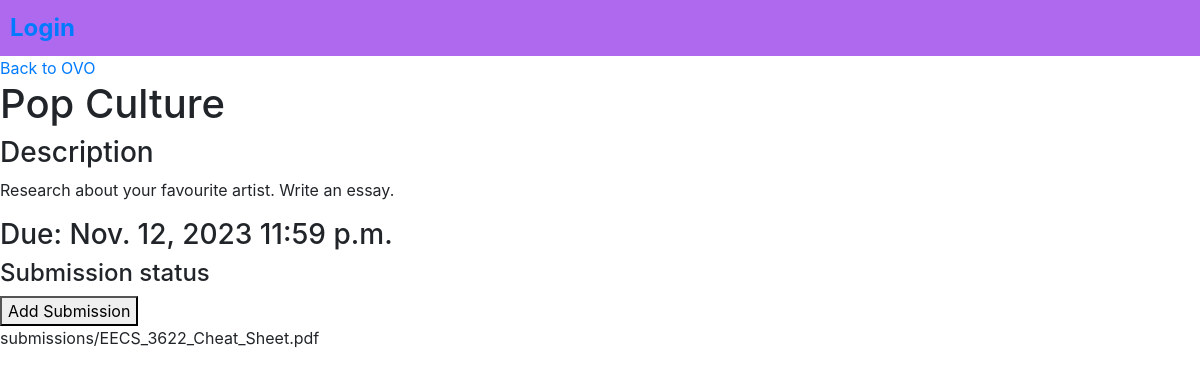
The app's page /1/4/1 with its own data.
### quiz/models.py (models this page shows, shortened)
class Course(models.Model):
    title = models.CharField(max_length=255)
    description = models.TextField()
    professor = models.ForeignKey("User", on_delete=models.CASCADE,default=None)
    lessons = models.ManyToManyField('Lesson', related_name='courses', blank=True)

class Assignment(models.Model):
    title = models.CharField(max_length=100)
    description = models.TextField()
    dueDay = models.DateField()
    deadline = models.TimeField()
    lesson = models.ForeignKey('Lesson',on_delete=models.CASCADE)
    submission = models.ManyToManyField('Submission', related_name='assignments', blank=True)

class Submission(models.Model):
    user = models.ForeignKey(User, on_delete=models.CASCADE)
    title = models.CharField(max_length=255, blank=True)
    content = models.FileField(upload_to='submissions/', blank=True)
    submission_date = models.DateTimeField(auto_now_add=True, blank=True)

### quiz/views.py (the view)
# urls.py: path('<int:courseID>/<int:lessonID>/<int:assignmentID>', views.viewAssignment, name = 'viewAssignment'),
def viewAssignment(request,assignmentID,courseID,lessonID):
    assignment = get_object_or_404(Assignment,id=assignmentID)
    course = get_object_or_404(Course,id=courseID)
    lesson = get_object_or_404(Lesson,id=lessonID)
    return render(request,'quiz/assignmentView.html',{'assignment':assignment, 'course':course, 'lesson': lesson})

### quiz/templates/quiz/assignmentView.html (shortened to what this page needs)
{% extends "quiz/layout.html" %}
{% block body %}
<a href="{% url 'viewCourse' course.id%}"> Back to {{course.title}}</a>
<h1>{{assignment.title}}</h1>
<div>
    <h3>Description</h3>
    <p>{{assignment.description}}</p>
</div>
<h3>
    Due: {{assignment.dueDay}} {{assignment.deadline}}
</h3>
<h4>Submission status</h4>
<button  id="addSubmissionLink">Add Submission</button>
<div>
    {% for submissions in assignment.submission.all  %}
    <div>
        <p>{{submissions.content}}</p>
    </div>
    {% endfor %}
</div>
{% endblock %}

### quiz/static/quiz/styles.css (style rules this page uses)
body { background-color: white; }

### records on screen
Course: title "OVO"
Assignment: title "Pop Culture", description "Research about your favourite artist. Write an essay.", dueDay "Nov. 12, 2023", deadline "11:59 p.m."
Submission: content "submissions/EECS_3622_Cheat_Sheet.pdf"
